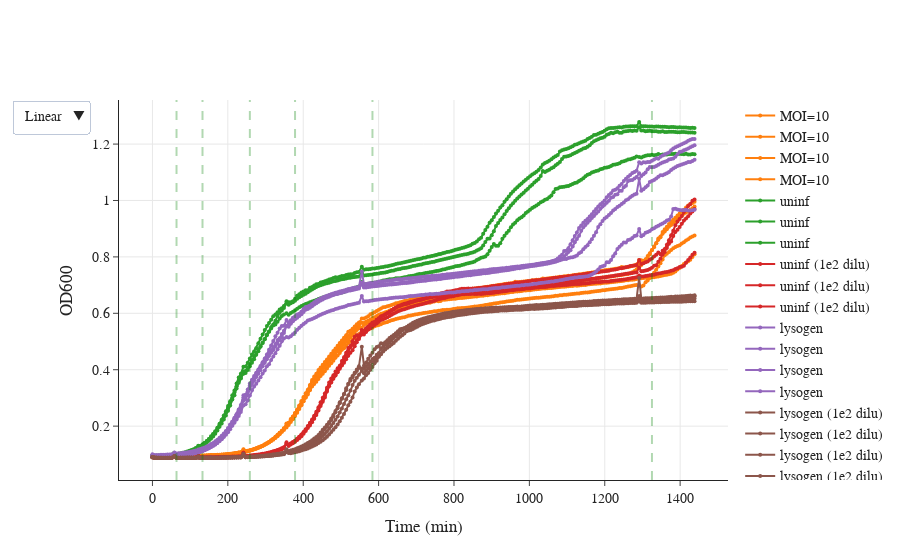

The code cell stored with this chart in its notebook:
### Markdown cell above
## check other samples

### Code cell
xdata = df.to_numpy()[0]/60;
labels = ['MOI=10','MOI=10','MOI=10','MOI=10',\
          'uninf', 'uninf', 'uninf', \
          'uninf (1e2 dilu)','uninf (1e2 dilu)','uninf (1e2 dilu)',\
          'lysogen','lysogen','lysogen','lysogen',\
          'lysogen (1e2 dilu)','lysogen (1e2 dilu)','lysogen (1e2 dilu)','lysogen (1e2 dilu)'];
k = 0;
colors = ['#1f77b4', '#ff7f0e', '#2ca02c', '#d62728', '#9467bd', '#8c564b', '#e377c2', '#7f7f7f', '#bcbd22', '#17becf']; 
labels_arr = []; 

l = 0; 
fig = go.Figure()
for j in ['A1','B1','C1','D1',\
          'A2','B2','C2',\
          'A3', 'B3', 'C3', \
         'A4','B4','C4','D4',\
         'A5','B5','C5','D5']:
    if labels[k] in labels_arr:
        l = l;
    else:
        l = l+1;
        labels_arr.append(labels[k]);
    
    fig.add_trace(go.Scatter(
    x=xdata,
    y=df.loc[j].to_numpy(),
    mode='lines+markers', # Style name/legend entry with html tags
    name=labels[k],
        marker=dict(color=colors[l], size=4),# override default to connect the gaps
))
    k = k+1; 

for i in [10,21,42,62,97,227]:
    fig.add_vline(x=time[i],line_width=2, line_dash="dash", line_color="green")

fig.update_layout(xaxis_title='Time (min)',\
                  yaxis_title='OD600',\
                  updatemenus=[dict(\
                       buttons=[\
                                dict(label="Linear",  method="relayout", args=[{"yaxis.type": "linear"}]),\
                                dict(label="Log", method="relayout", args=[{"yaxis.type": "log"}]),\
                               ])])
fig.update_xaxes(showgrid=True)
fig.update_yaxes(showgrid=True)
#fig.update_layout(title_text='uninfected', title_x=0.5)
fig.layout.font.family = 'Arial'; fig.layout.font.size = 14

fig.show()
fig.write_html("data_211105/03_all.html")

### Figure 1 — Plotly figure (JSON) as saved in the notebook; plotly's stock layout.template omitted (floating-point values rounded to 4 significant figures; data arrays with more than 128 entries replaced by an {"elided": "..."} marker saying what was removed)
{"data": [{"marker": {"color": "#ff7f0e", "size": 4}, "mode": "lines+markers", "name": "MOI=10", "type": "scatter", "x": {"elided": "254 float values"}, "y": {"elided": "254 float values"}}, {"marker": {"color": "#ff7f0e", "size": 4}, "mode": "lines+markers", "name": "MOI=10", "type": "scatter", "x": {"elided": "254 float values"}, "y": {"elided": "254 float values"}}, {"marker": {"color": "#ff7f0e", "size": 4}, "mode": "lines+markers", "name": "MOI=10", "type": "scatter", "x": {"elided": "254 float values"}, "y": {"elided": "254 float values"}}, {"marker": {"color": "#ff7f0e", "size": 4}, "mode": "lines+markers", "name": "MOI=10", "type": "scatter", "x": {"elided": "254 float values"}, "y": {"elided": "254 float values"}}, {"marker": {"color": "#2ca02c", "size": 4}, "mode": "lines+markers", "name": "uninf", "type": "scatter", "x": {"elided": "254 float values"}, "y": {"elided": "254 float values"}}, {"marker": {"color": "#2ca02c", "size": 4}, "mode": "lines+markers", "name": "uninf", "type": "scatter", "x": {"elided": "254 float values"}, "y": {"elided": "254 float values"}}, {"marker": {"color": "#2ca02c", "size": 4}, "mode": "lines+markers", "name": "uninf", "type": "scatter", "x": {"elided": "254 float values"}, "y": {"elided": "254 float values"}}, {"marker": {"color": "#d62728", "size": 4}, "mode": "lines+markers", "name": "uninf (1e2 dilu)", "type": "scatter", "x": {"elided": "254 float values"}, "y": {"elided": "254 float values"}}, {"marker": {"color": "#d62728", "size": 4}, "mode": "lines+markers", "name": "uninf (1e2 dilu)", "type": "scatter", "x": {"elided": "254 float values"}, "y": {"elided": "254 float values"}}, {"marker": {"color": "#d62728", "size": 4}, "mode": "lines+markers", "name": "uninf (1e2 dilu)", "type": "scatter", "x": {"elided": "254 float values"}, "y": {"elided": "254 float values"}}, {"marker": {"color": "#9467bd", "size": 4}, "mode": "lines+markers", "name": "lysogen", "type": "scatter", "x": {"elided": "254 float values"}, "y": {"elided": "254 float values"}}, {"marker": {"color": "#9467bd", "size": 4}, "mode": "lines+markers", "name": "lysogen", "type": "scatter", "x": {"elided": "254 float values"}, "y": {"elided": "254 float values"}}, {"marker": {"color": "#9467bd", "size": 4}, "mode": "lines+markers", "name": "lysogen", "type": "scatter", "x": {"elided": "254 float values"}, "y": {"elided": "254 float values"}}, {"marker": {"color": "#9467bd", "size": 4}, "mode": "lines+markers", "name": "lysogen", "type": "scatter", "x": {"elided": "254 float values"}, "y": {"elided": "254 float values"}}, {"marker": {"color": "#8c564b", "size": 4}, "mode": "lines+markers", "name": "lysogen (1e2 dilu)", "type": "scatter", "x": {"elided": "254 float values"}, "y": {"elided": "254 float values"}}, {"marker": {"color": "#8c564b", "size": 4}, "mode": "lines+markers", "name": "lysogen (1e2 dilu)", "type": "scatter", "x": {"elided": "254 float values"}, "y": {"elided": "254 float values"}}, {"marker": {"color": "#8c564b", "size": 4}, "mode": "lines+markers", "name": "lysogen (1e2 dilu)", "type": "scatter", "x": {"elided": "254 float values"}, "y": {"elided": "254 float values"}}, {"marker": {"color": "#8c564b", "size": 4}, "mode": "lines+markers", "name": "lysogen (1e2 dilu)", "type": "scatter", "x": {"elided": "254 float values"}, "y": {"elided": "254 float values"}}], "layout": {"font": {"family": "Arial", "size": 14}, "shapes": [{"line": {"color": "green", "dash": "dash", "width": 2}, "type": "line", "x0": 63.85, "x1": 63.85, "xref": "x", "y0": 0, "y1": 1, "yref": "y domain"}, {"line": {"color": "green", "dash": "dash", "width": 2}, "type": "line", "x0": 132.8, "x1": 132.8, "xref": "x", "y0": 0, "y1": 1, "yref": "y domain"}, {"line": {"color": "green", "dash": "dash", "width": 2}, "type": "line", "x0": 258.4, "x1": 258.4, "xref": "x", "y0": 0, "y1": 1, "yref": "y domain"}, {"line": {"color": "green", "dash": "dash", "width": 2}, "type": "line", "x0": 378.3, "x1": 378.3, "xref": "x", "y0": 0, "y1": 1, "yref": "y domain"}, {"line": {"color": "green", "dash": "dash", "width": 2}, "type": "line", "x0": 583.7, "x1": 583.7, "xref": "x", "y0": 0, "y1": 1, "yref": "y domain"}, {"line": {"color": "green", "dash": "dash", "width": 2}, "type": "line", "x0": 1325.0, "x1": 1325.0, "xref": "x", "y0": 0, "y1": 1, "yref": "y domain"}], "updatemenus": [{"buttons": [{"args": [{"yaxis.type": "linear"}], "label": "Linear", "method": "relayout"}, {"args": [{"yaxis.type": "log"}], "label": "Log", "method": "relayout"}]}], "xaxis": {"showgrid": true, "title": {"text": "Time (min)"}}, "yaxis": {"showgrid": true, "title": {"text": "OD600"}}}}
